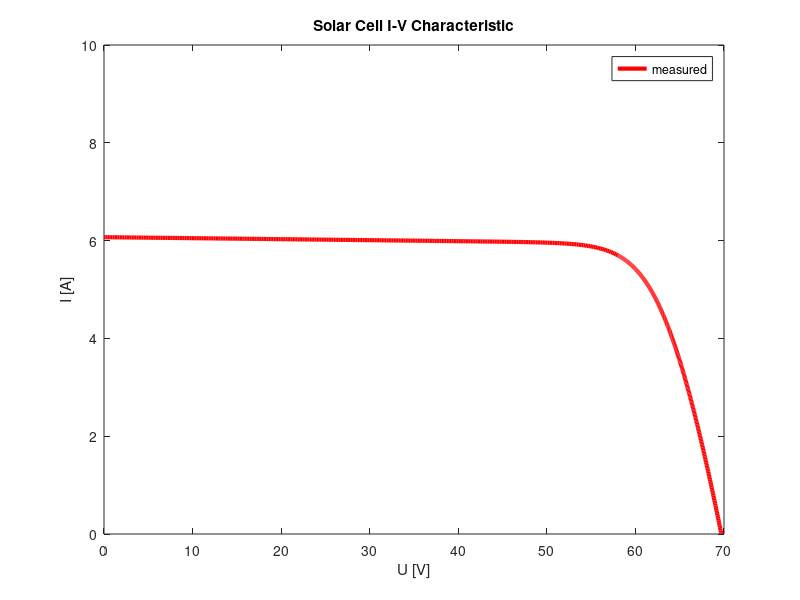

Reproduce this figure in MATLAB. (Note: this script raises an error after producing the figure.)
clear;
clc;
tic;
%-------------------------------------------
% ----------- Import Measured Data----------
%--------------------------------------------
load('IPV.mat');
load('VPV.mat');
global Vpv0 Ipv0
Vpv0 = VPV; % measured voltage data 
Ipv0 = IPV; % measured current data


plot(Vpv0,Ipv0, 'r', 'LineWidth', 3) 
legend('measured')
xlim([0 70])
ylim([0 10])
ylabel('I [A]')
xlabel('U [V]')
title('Solar Cell I-V Characteristic')
hold on;
%% --------------------------------------------------
% ----------- GWO Parameters ------------
%----------------------------------------
NE              = 5;   % number of elements
N               = 100;  % number of wolfs

iter            = 1000; % number of iterations
iterCount       = 0;   % counter of iterations
a_max           = 2; 
a_min           = 0; 

% ------------------------------------------
% ----------- Boundary Settings ------------
%-------------------------------------------
%P = [Rs, Rsh, Iph, Is, n];
P_Max = [  1, 300, 10, 0.0001, 2];
P_Min = [0.1, 288,  5,      0, 1]; 
P               = zeros (N, NE);
Alpha_pos       = zeros (iter, NE);  %Location
Beta_pos        = zeros (iter, NE);  %Location
Delta_pos       = zeros (iter, NE);  %Location
Alpha_score     = zeros (iter, 1);
Beta_score      = zeros (iter, 1);
Delta_score     = zeros (iter, 1);
rmse            = zeros (N, 1);

%-----------------------------------------
% ------------ Initialization-------------
%-----------------------------------------
 for i = 1 : N
     for j = 1 : NE
        P(i, j) = (P_Min(1,j) + (P_Max(1,j) - P_Min(1,j)) * round(rand(),9));
     end
 end
 while ( iterCount < iter )
%-------------------------------------
% ------------ Evaluation ------------
%-------------------------------------
for i = 1 : N
    [rmse(i,1), Ipv(i,:)] = fobj(P(i,:));
end
%{
move = plot(Vpv0,Ipv, 'g');
legend('measured','data')
pause(0.1);
delete(move);
%}

% ----------------------------------------------------------------------
%               Update each search agent location & Fitness value
% ----------------------------------------------------------------------
Seq = sort(rmse, 'ascend');
%{
% Bubble sort
for i = 1 : N
    for j = 1 : N-1
        if Seq(j,1) > Seq(j+1,1)
            temp = Seq(j,1);
            Seq(j) = Seq(j+1,1);
            Seq(j+1,1) = temp;
        end
    end
end
%}
for i = 1 : N
    if rmse(i,1) == Seq (1,1)
        Alpha_score(iterCount+1, 1) = rmse(i, 1); % Update alpha
        Alpha_pos(iterCount+1, :) = P(i,:);
    elseif rmse(i,1) == Seq (2,1)
        Beta_score(iterCount+1, 1) = rmse(i,1); % Update beta
        Beta_pos(iterCount+1, :) = P(i,:);
    elseif rmse(i,1) == Seq (3,1)
        Delta_score(iterCount+1, 1) = rmse(i, 1); % Update delta
        Delta_pos(iterCount+1, :) = P(i,:);
    end
end

% ---------------------------------------------------
%               Update locations
% ---------------------------------------------------
for i = 1 : N
    a = a_max - (iterCount/iter) * (a_max-a_min);

    A1 = 2.*a.*round(rand(1,NE), 9)-a;
    C1 = 2.*round(rand(1,NE), 9);
    D_alpha = abs(C1.*Alpha_pos(iterCount+1,:)- P(i,:));
    X1 = Alpha_pos(iterCount+1,:) - A1.*D_alpha;
    
    A2 = 2.*a.*round(rand(1,NE), 9)-a;
    C2 = 2.*round(rand(1,NE), 9);    
    D_beta = abs(C2.*Beta_pos(iterCount+1,:)- P(i,:));
    X2 = Beta_pos(iterCount+1,:) - A2.*D_beta;
    
    A3 = 2.*a.*round(rand(1,NE), 9)-a;
    C3 = 2.*round(rand(1,NE), 9);    
    D_delta = abs(C3.*Delta_pos(iterCount+1,:)- P(i,:));
    X3 = Delta_pos(iterCount+1,:) - A3.*D_delta;
   
    P(i, :) = (X1+X2+X3)/3;
    
    P(i, :) = max(P(i, :), P_Min(1,:));
    P(i, :) = min(P(i, :), P_Max(1,:));
end


% ---------------------------------------------------
%               Next Iteration
% ---------------------------------------------------
% display iteration (iterCount+1)

iterCount = iterCount + 1;    

    
 end
plot(Vpv0,Ipv, 'b');
legend('measured','data');
hold;
%% Plot the convergence history
figure;
plot(Alpha_score, 'b');
grid on;
hold on;
xlabel('Generation');
ylabel('RMSE');
title('Convergence History');

toc;  